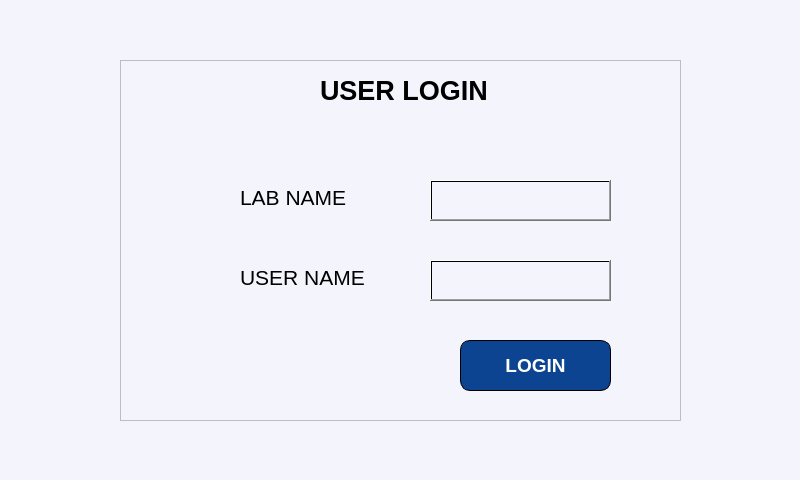
<?xml version="1.0" encoding="UTF-8"?>
<ui version="4.0">
 <class>Login</class>
 <widget class="QDialog" name="Login">
  <property name="geometry">
   <rect>
    <x>0</x>
    <y>0</y>
    <width>800</width>
    <height>480</height>
   </rect>
  </property>
  <property name="windowTitle">
   <string>Dialog</string>
  </property>
  <property name="styleSheet">
   <string notr="true">background-color: #f4f4fc;</string>
  </property>
  <widget class="QFrame" name="frame">
   <property name="geometry">
    <rect>
     <x>120</x>
     <y>60</y>
     <width>561</width>
     <height>361</height>
    </rect>
   </property>
   <property name="frameShape">
    <enum>QFrame::StyledPanel</enum>
   </property>
   <property name="frameShadow">
    <enum>QFrame::Raised</enum>
   </property>
   <widget class="QLabel" name="LabName_Lbl">
    <property name="geometry">
     <rect>
      <x>120</x>
      <y>120</y>
      <width>141</width>
      <height>35</height>
     </rect>
    </property>
    <property name="font">
     <font>
      <family>Liberation Sans</family>
      <pointsize>16</pointsize>
      <weight>50</weight>
      <bold>false</bold>
     </font>
    </property>
    <property name="text">
     <string>LAB NAME</string>
    </property>
   </widget>
   <widget class="QLabel" name="UserName_Lbl">
    <property name="geometry">
     <rect>
      <x>120</x>
      <y>200</y>
      <width>160</width>
      <height>35</height>
     </rect>
    </property>
    <property name="font">
     <font>
      <family>Liberation Sans</family>
      <pointsize>16</pointsize>
      <weight>50</weight>
      <bold>false</bold>
     </font>
    </property>
    <property name="text">
     <string>USER NAME</string>
    </property>
   </widget>
   <widget class="QLineEdit" name="LabName">
    <property name="geometry">
     <rect>
      <x>310</x>
      <y>120</y>
      <width>181</width>
      <height>40</height>
     </rect>
    </property>
    <property name="font">
     <font>
      <pointsize>14</pointsize>
     </font>
    </property>
   </widget>
   <widget class="QLineEdit" name="UserName">
    <property name="geometry">
     <rect>
      <x>310</x>
      <y>200</y>
      <width>181</width>
      <height>40</height>
     </rect>
    </property>
    <property name="font">
     <font>
      <pointsize>14</pointsize>
     </font>
    </property>
   </widget>
   <widget class="QPushButton" name="Login_Btn">
    <property name="geometry">
     <rect>
      <x>340</x>
      <y>280</y>
      <width>151</width>
      <height>51</height>
     </rect>
    </property>
    <property name="font">
     <font>
      <family>Liberation Sans</family>
      <pointsize>14</pointsize>
      <weight>75</weight>
      <bold>true</bold>
     </font>
    </property>
    <property name="styleSheet">
     <string notr="true">QPushButton
{
background-color: rgb(12, 68, 145);
 border: 1px solid black;
     border-radius: 10px;
color: rgb(255, 255, 255);
}</string>
    </property>
    <property name="text">
     <string>LOGIN</string>
    </property>
   </widget>
   <widget class="QLabel" name="User_Login">
    <property name="geometry">
     <rect>
      <x>200</x>
      <y>10</y>
      <width>201</width>
      <height>41</height>
     </rect>
    </property>
    <property name="font">
     <font>
      <family>Liberation Sans</family>
      <pointsize>20</pointsize>
      <weight>75</weight>
      <italic>false</italic>
      <bold>true</bold>
     </font>
    </property>
    <property name="styleSheet">
     <string notr="true">border : none ;</string>
    </property>
    <property name="text">
     <string>USER LOGIN </string>
    </property>
   </widget>
   <widget class="QPushButton" name="LabName_Btn">
    <property name="geometry">
     <rect>
      <x>310</x>
      <y>120</y>
      <width>181</width>
      <height>41</height>
     </rect>
    </property>
    <property name="styleSheet">
     <string notr="true">background:qlineargradient(spread:pad, x1:0, y1:0, x2:1, y2:0, stop:0 rgba(0, 0, 0, 0), stop:1 rgba(0,0,0,0))</string>
    </property>
    <property name="text">
     <string/>
    </property>
   </widget>
   <widget class="QPushButton" name="UserName_Btn">
    <property name="geometry">
     <rect>
      <x>310</x>
      <y>200</y>
      <width>181</width>
      <height>41</height>
     </rect>
    </property>
    <property name="styleSheet">
     <string notr="true">background:qlineargradient(spread:pad, x1:0, y1:0, x2:1, y2:0, stop:0 rgba(0, 0, 0, 0), stop:1 rgba(0,0,0,0))</string>
    </property>
    <property name="text">
     <string/>
    </property>
   </widget>
  </widget>
 </widget>
 <resources/>
 <connections/>
</ui>
